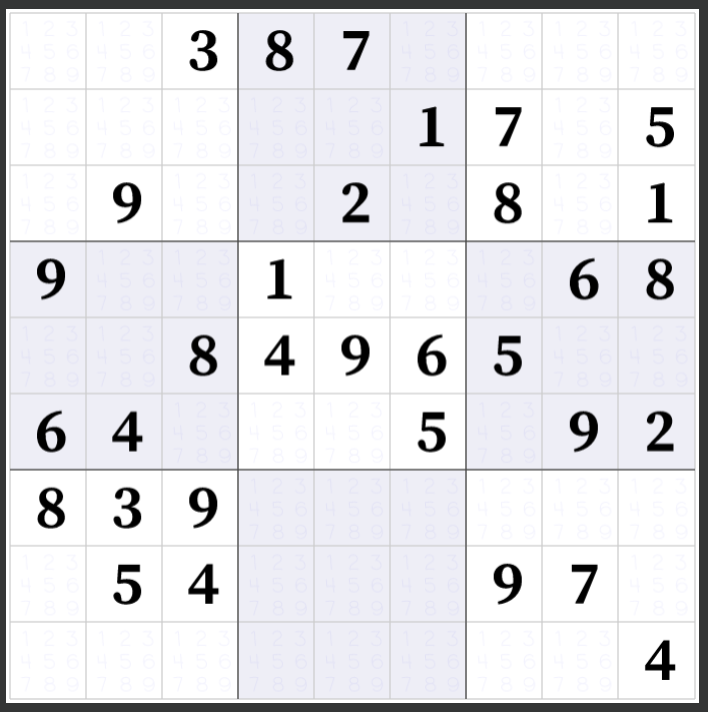
#> input picture sudoku_/Self-Driving/Section4/white_img.png, 708 x 712 px
$ jupyter execute 'Lecture 4.13 Edge Detection - Sobel Laplace and Canny.ipynb'   (older library calls are emulated)
#> lines starting #> are read from the running program, lines starting #| are printed output that depends on the picture; after the words box and inside, x2 and y2 are one past the last pixel; in counts of white or black regions, pixels touching at a corner belong together
#  CODE FOR IMAGE MANIPULATIONS (Edge Detection using Sobel/Laplacian and Canny)

# Import all the necessary libraries

[cell 1]
import matplotlib.image as mpimg
import matplotlib.pyplot as plt
import numpy as np

import cv2

# Read the image and display it using OpenCV
The image Source: https://www.flickr.com/photos/162308592@N07/47133183871/

[cell 2]
import cv2

image = cv2.imread('white_img.png')
#> image is the input picture: shape (712, 708, 3); mean B, G, R 231.1, 227.7, 227.7

cv2.imshow('Self Driving Car!', image)

# 'waitKey' allows us to inkput information when a image window is open
# By leaving it blank it just waits for anykey to be pressed before continuing.
cv2.waitKey()
cv2.destroyAllWindows()

# Let's print out the dimensions of convert to grayscale image

[cell 3]
image.shape
#> Out = (712, 708, 3)

[cell 4]
gray_img = cv2.cvtColor(image, cv2.COLOR_BGR2GRAY)
cv2.imshow('Self Driving Car in Gray!', gray_img)
cv2.waitKey()
cv2.destroyAllWindows()

# Let's Get Sobel X and Y

[cell 5]
# Sobel Calculations
x_sobel = cv2.Sobel(gray_img, cv2.CV_64F, 0, 1, ksize = 7)
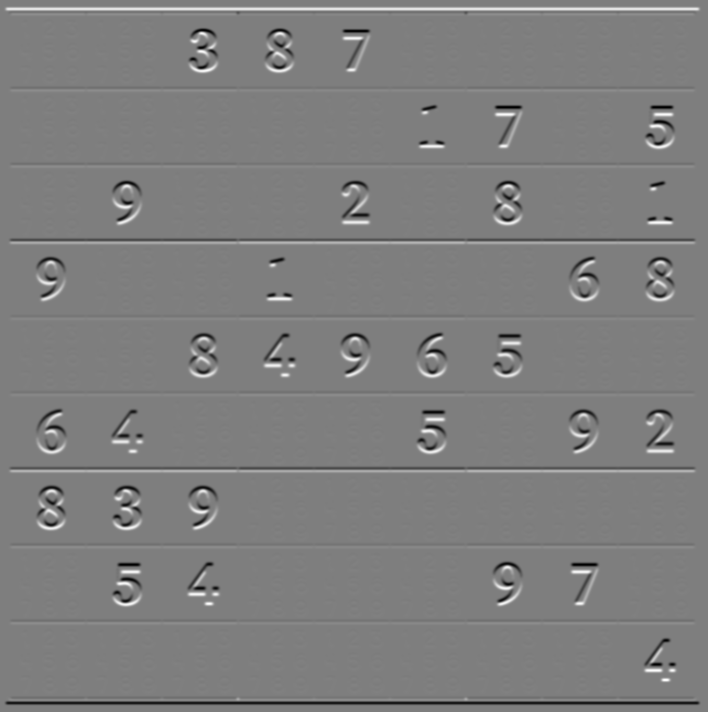
#> x_sobel: shape (712, 708) float64; min -161600, max 163150, mean 0; drawn with min black and max white
cv2.imshow('Sobel - X direction', x_sobel)
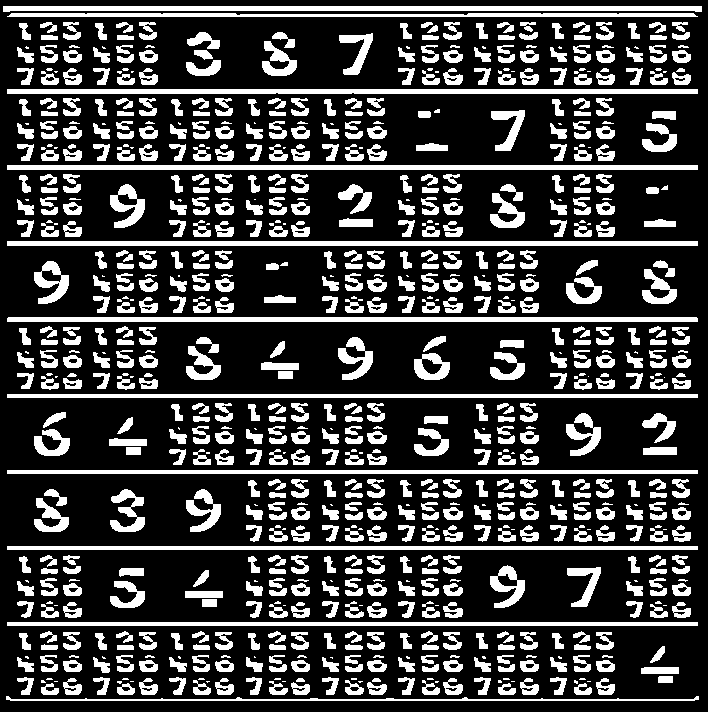
#> window 'Sobel - X direction': shape (712, 708); 25.2% white; 842 white regions (175 under 20 px), largest, box (x1, y1, x2, y2) and area: (3, 6, 702, 12) 3509, (7, 165, 698, 170) 3455, (7, 241, 698, 246) 3455
cv2.waitKey()
cv2.destroyAllWindows()

[cell 6]
y_sobel = cv2.Sobel(gray_img, cv2.CV_64F, 1, 0, ksize = 7)
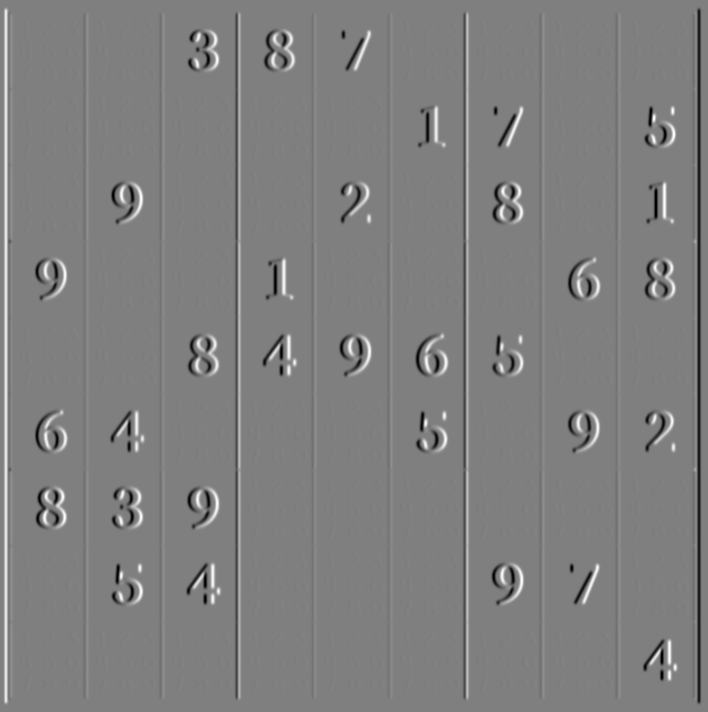
#> y_sobel: shape (712, 708) float64; min -163200, max 163080, mean 0; drawn with min black and max white
cv2.imshow('Sobel - Y direction', y_sobel)
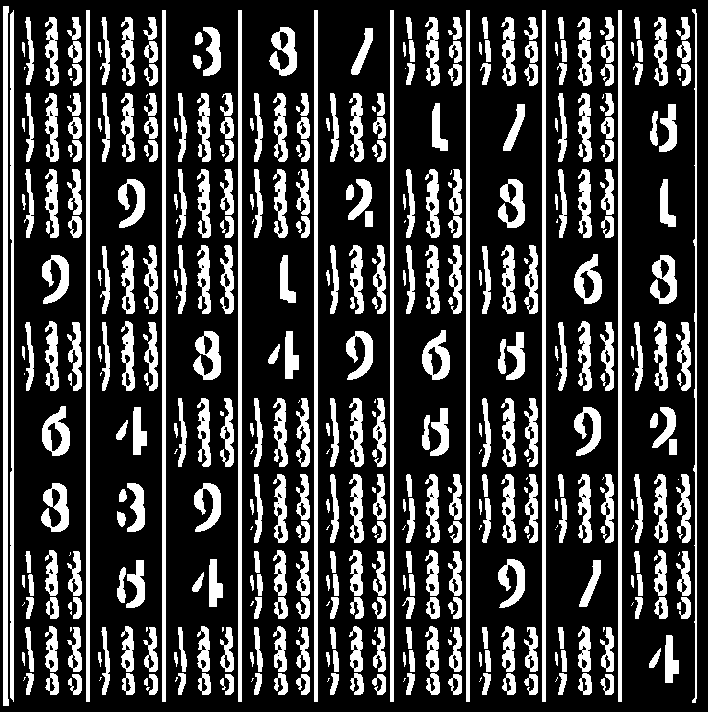
#> window 'Sobel - Y direction': shape (712, 708); 24.7% white; 465 white regions (79 under 20 px), largest, box (x1, y1, x2, y2) and area: (3, 6, 9, 706) 3514, (86, 10, 90, 702) 2768, (162, 10, 166, 702) 2768
cv2.waitKey()
cv2.destroyAllWindows()

# Let's get Laplacian

[cell 7]
laplacian = cv2.Laplacian(gray_img, cv2.CV_64F)
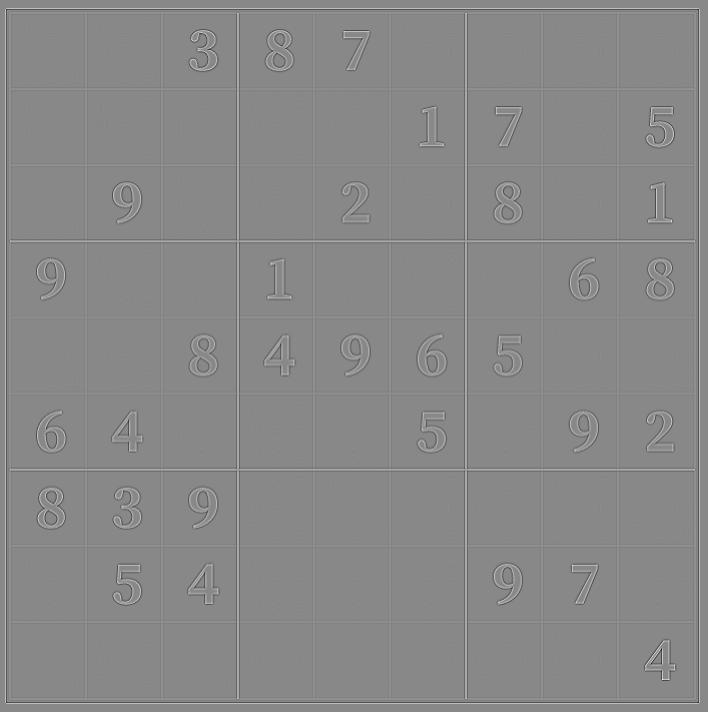
#> laplacian: shape (712, 708) float64; min -516, max 450, mean 0; drawn with min black and max white
cv2.imshow('Laplacian', laplacian)
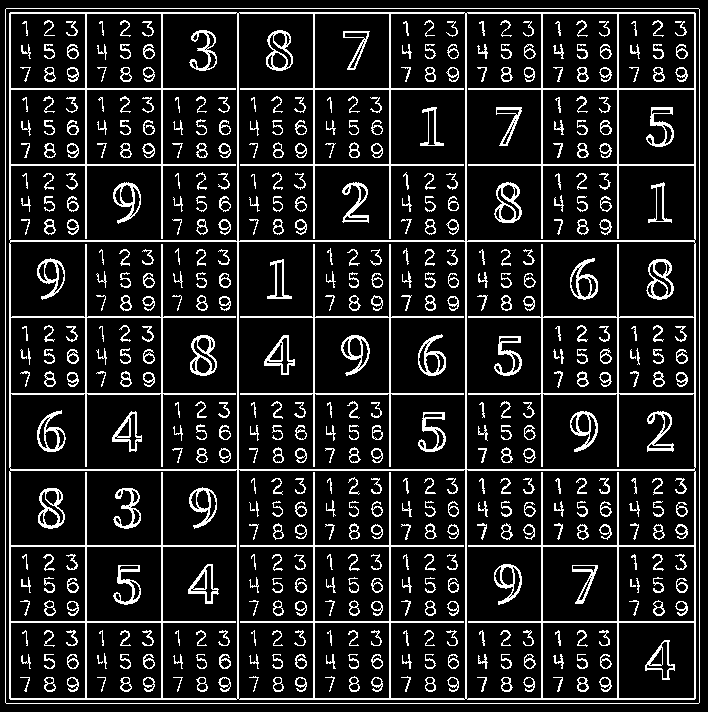
#> window 'Laplacian': shape (712, 708); 13.3% white in thin lines or dots
cv2.waitKey()
cv2.destroyAllWindows()

# Let's get Canny

[cell 8]
# threshold1 – first threshold for the hysteresis procedure.
# threshold2 – second threshold for the hysteresis procedure.
# Let's get Canny Edge

threshold_1 = 120
threshold_2 = 200


canny = cv2.Canny(gray_img, threshold_1, threshold_2)
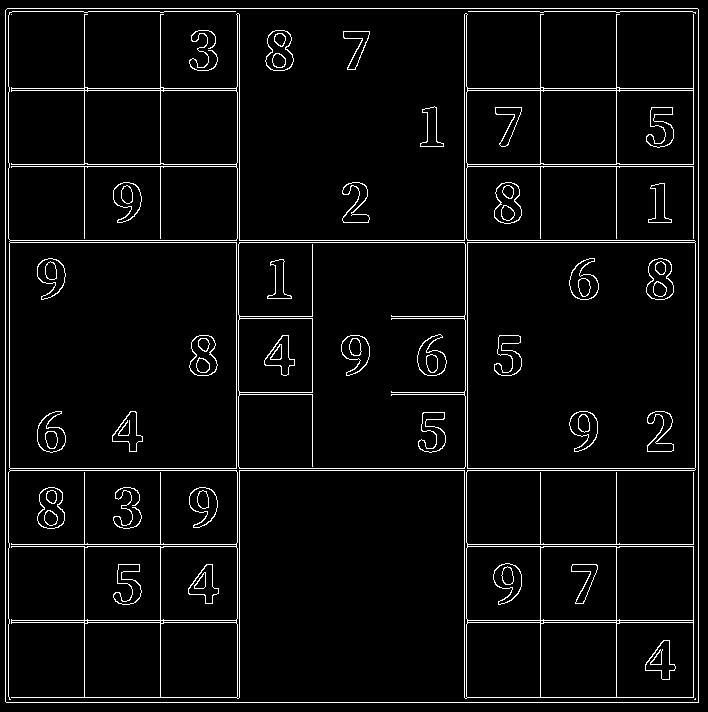
#> canny: shape (712, 708); 4.6% white in thin lines or dots

cv2.imshow('Canny', canny)
cv2.waitKey()
cv2.destroyAllWindows()
